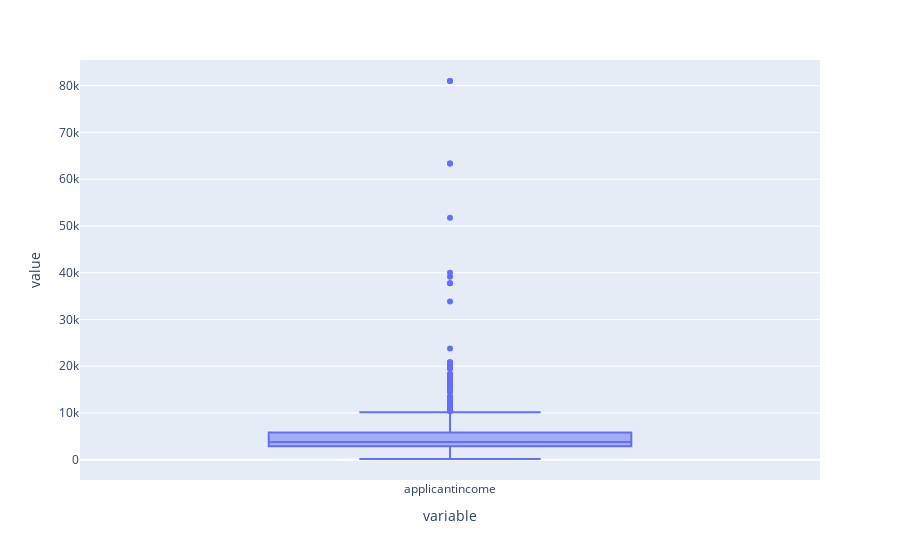

This figure's notebook cell:
### Markdown cell above
# Outliers Treatment in Numerical variables

### Code cell
# Box plot for Applicant Income
fig = px.box(df['applicantincome'])
fig.show()

### Figure 1 — Plotly figure (JSON) as saved in the notebook; plotly's stock layout.template omitted (floating-point values rounded to 4 significant figures; data arrays with more than 128 entries replaced by an {"elided": "..."} marker saying what was removed)
{"data": [{"alignmentgroup": "True", "hovertemplate": "variable=%{x}<br>value=%{y}<extra></extra>", "legendgroup": "", "marker": {"color": "#636efa"}, "name": "", "notched": false, "offsetgroup": "", "orientation": "v", "showlegend": false, "type": "box", "x": {"elided": "1029 str values"}, "x0": " ", "xaxis": "x", "y": {"elided": "1029 int values"}, "y0": " ", "yaxis": "y"}], "layout": {"boxmode": "group", "legend": {"tracegroupgap": 0}, "margin": {"t": 60}, "xaxis": {"anchor": "y", "domain": [0, 1], "title": {"text": "variable"}}, "yaxis": {"anchor": "x", "domain": [0, 1], "title": {"text": "value"}}}}
